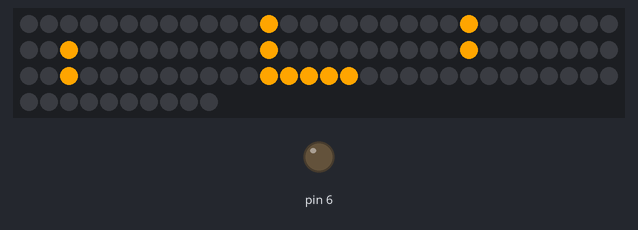
The sketch below on a simulated Arduino Uno, built with avr-gcc and run on an emulated ATmega328P. Parts: 100 RGB LEDs in strip order, left to right, continuing on the next row, output pins drawn as LEDs (lit = HIGH). Dim RGB values are drawn brighter than linear; random numbers use the default seed unless the sketch sets one.

Above: at 1.6 s.
At 10.7 s:
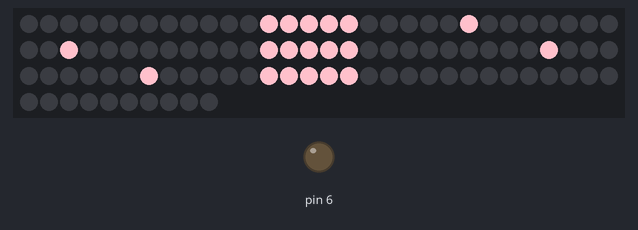
At 23.3 s:
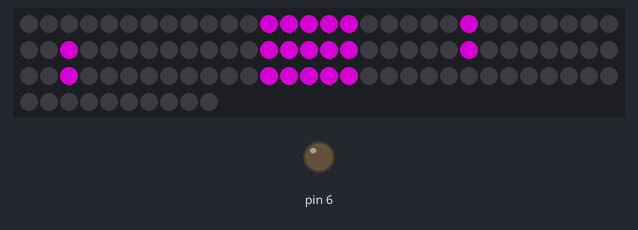
At 30.45 s:
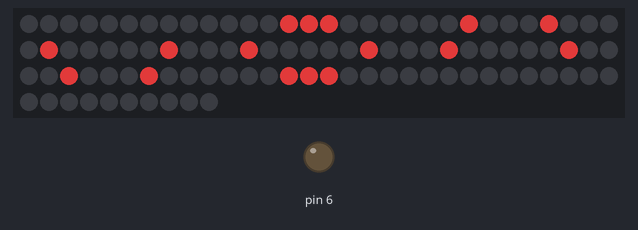
At 35.9 s:
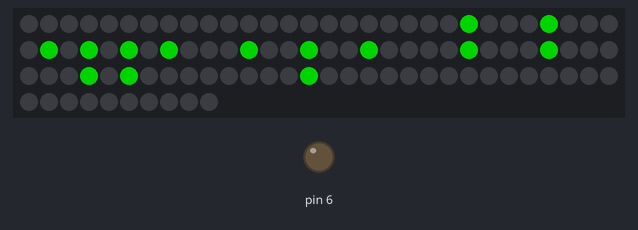
At 39.69 s:
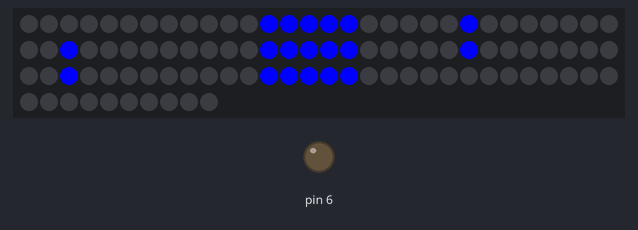

The sketch:

Marquee.ino
```cpp
#include <FastLED.h>

// 定義LED燈带的数據腳位、LED数量和顏色類型
#define DATA_PIN 3
#define BUTTON1 10
#define BUTTON2 11
#define BUTTON3 9
#define BUTTON4 10
#define LED_COUNT 100
#define LED_TYPE WS2812B
#define micPin A0  // 小麥克風連接到模擬輸入A0引腳

// 定義FastLED對象
CRGB leds[LED_COUNT];

void setup() {
  // 初始化FastLED庫
  FastLED.addLeds<LED_TYPE, DATA_PIN, GRB>(leds, LED_COUNT);
  Serial.begin(9600);  // 初始化串口通信
  pinMode(6, OUTPUT);
  pinMode(BUTTON1, INPUT);
  pinMode(BUTTON2, INPUT);
  pinMode(BUTTON3, INPUT);
  pinMode(BUTTON4, INPUT);
}

int c1;

void loop() {
  // put your main code here, to run repeatedly:

    int Zero[10][10] =
  {{0,0,0,0,0,0,0,0,0,0}
  ,{0,0,1,1,1,1,1,0,0,0}
  ,{0,0,1,0,0,0,1,0,0,0}
  ,{0,0,1,0,0,0,1,0,0,0}
  ,{0,0,1,0,0,0,1,0,0,0}
  ,{0,0,1,0,0,0,1,0,0,0}
  ,{0,0,1,0,0,0,1,0,0,0}
  ,{0,0,1,1,1,1,1,0,0,0}
  ,{0,0,0,0,0,0,0,0,0,0}
  ,{0,0,0,0,0,0,0,0,0,0}
  };

  int One[10][10] =
  {{0,0,0,0,0,0,0,0,0,0}
  ,{0,0,0,1,1,0,0,0,0,0}
  ,{0,0,0,0,1,0,0,0,0,0}
  ,{0,0,0,0,1,0,0,0,0,0}
  ,{0,0,0,0,1,0,0,0,0,0}
  ,{0,0,0,0,1,0,0,0,0,0}
  ,{0,0,0,0,1,0,0,0,0,0}
  ,{0,0,0,0,1,0,0,0,0,0}
  ,{0,0,0,0,0,0,0,0,0,0}
  ,{0,0,0,0,0,0,0,0,0,0}
  };

  int Two[10][10] =
  {{0,0,0,0,0,0,0,0,0,0}
  ,{0,0,1,1,1,1,1,0,0,0}
  ,{0,0,0,0,0,0,1,0,0,0}
  ,{0,0,0,0,0,0,1,0,0,0}
  ,{0,0,1,1,1,1,1,0,0,0}
  ,{0,0,1,0,0,0,0,0,0,0}
  ,{0,0,1,0,0,0,0,0,0,0}
  ,{0,0,1,1,1,1,1,0,0,0}
  ,{0,0,0,0,0,0,0,0,0,0}
  ,{0,0,0,0,0,0,0,0,0,0}
  };

  int Three[10][10] =
  {{0,0,0,0,0,0,0,0,0,0}
  ,{0,0,1,1,1,1,1,0,0,0}
  ,{0,0,0,0,0,0,1,0,0,0}
  ,{0,0,0,0,0,0,1,0,0,0}
  ,{0,0,1,1,1,1,1,0,0,0}
  ,{0,0,0,0,0,0,1,0,0,0}
  ,{0,0,0,0,0,0,1,0,0,0}
  ,{0,0,1,1,1,1,1,0,0,0}
  ,{0,0,0,0,0,0,0,0,0,0}
  ,{0,0,0,0,0,0,0,0,0,0}
  };

  int Four[10][10] =
  {{0,0,0,0,0,0,0,0,0,0}
  ,{0,0,1,0,0,0,1,0,0,0}
  ,{0,0,1,0,0,0,1,0,0,0}
  ,{0,0,1,0,0,0,1,0,0,0}
  ,{0,0,1,1,1,1,1,0,0,0}
  ,{0,0,0,0,0,0,1,0,0,0}
  ,{0,0,0,0,0,0,1,0,0,0}
  ,{0,0,0,0,0,0,1,0,0,0}
  ,{0,0,0,0,0,0,0,0,0,0}
  ,{0,0,0,0,0,0,0,0,0,0}
  };

  int Five[10][10] =
  {{0,0,0,0,0,0,0,0,0,0}
  ,{0,0,1,1,1,1,1,0,0,0}
  ,{0,0,1,0,0,0,0,0,0,0}
  ,{0,0,1,0,0,0,0,0,0,0}
  ,{0,0,1,1,1,1,1,0,0,0}
  ,{0,0,0,0,0,0,1,0,0,0}
  ,{0,0,0,0,0,0,1,0,0,0}
  ,{0,0,1,1,1,1,1,0,0,0}
  ,{0,0,0,0,0,0,0,0,0,0}
  ,{0,0,0,0,0,0,0,0,0,0}
  };

  int Six[10][10] =
  {{0,0,0,0,0,0,0,0,0,0}
  ,{0,0,1,1,1,1,1,0,0,0}
  ,{0,0,1,0,0,0,0,0,0,0}
  ,{0,0,1,0,0,0,0,0,0,0}
  ,{0,0,1,1,1,1,1,0,0,0}
  ,{0,0,1,0,0,0,1,0,0,0}
  ,{0,0,1,0,0,0,1,0,0,0}
  ,{0,0,1,1,1,1,1,0,0,0}
  ,{0,0,0,0,0,0,0,0,0,0}
  ,{0,0,0,0,0,0,0,0,0,0}
  };

  int Seven[10][10] =
  {{0,0,0,0,0,0,0,0,0,0}
  ,{0,0,1,1,1,1,1,0,0,0}
  ,{0,0,0,0,0,0,1,0,0,0}
  ,{0,0,0,0,0,0,1,0,0,0}
  ,{0,0,0,0,0,0,1,0,0,0}
  ,{0,0,0,0,0,0,1,0,0,0}
  ,{0,0,0,0,0,0,1,0,0,0}
  ,{0,0,0,0,0,0,1,0,0,0}
  ,{0,0,0,0,0,0,0,0,0,0}
  ,{0,0,0,0,0,0,0,0,0,0}
  };

  int Eight[10][10] =
  {{0,0,0,0,0,0,0,0,0,0}
  ,{0,0,1,1,1,1,1,0,0,0}
  ,{0,0,1,0,0,0,1,0,0,0}
  ,{0,0,1,0,0,0,1,0,0,0}
  ,{0,0,1,1,1,1,1,0,0,0}
  ,{0,0,1,0,0,0,1,0,0,0}
  ,{0,0,1,0,0,0,1,0,0,0}
  ,{0,0,1,1,1,1,1,0,0,0}
  ,{0,0,0,0,0,0,0,0,0,0}
  ,{0,0,0,0,0,0,0,0,0,0}
  };

  int Nine[10][10] =
  {{0,0,0,0,0,0,0,0,0,0}
  ,{0,0,1,1,1,1,1,0,0,0}
  ,{0,0,1,0,0,0,1,0,0,0}
  ,{0,0,1,0,0,0,1,0,0,0}
  ,{0,0,1,1,1,1,1,0,0,0}
  ,{0,0,0,0,0,0,1,0,0,0}
  ,{0,0,0,0,0,0,1,0,0,0}
  ,{0,0,1,1,1,1,1,0,0,0}
  ,{0,0,0,0,0,0,0,0,0,0}
  ,{0,0,0,0,0,0,0,0,0,0}
  };

  int A[10][10] =
  {{0,0,0,0,0,0,0,0,0,0}
  ,{0,0,0,1,1,1,0,0,0,0}
  ,{0,0,1,0,0,0,1,0,0,0}
  ,{0,0,1,0,0,0,1,0,0,0}
  ,{0,0,1,1,1,1,1,0,0,0}
  ,{0,0,1,0,0,0,1,0,0,0}
  ,{0,0,1,0,0,0,1,0,0,0}
  ,{0,0,1,0,0,0,1,0,0,0}
  ,{0,0,0,0,0,0,0,0,0,0}
  ,{0,0,0,0,0,0,0,0,0,0}
  };

  int B[10][10] =
  {{0,0,0,0,0,0,0,0,0,0}
  ,{0,0,1,1,1,1,1,0,0,0}
  ,{0,0,1,0,0,0,1,0,0,0}
  ,{0,0,1,0,0,0,1,0,0,0}
  ,{0,0,1,1,1,1,0,0,0,0}
  ,{0,0,1,0,0,0,1,0,0,0}
  ,{0,0,1,0,0,0,1,0,0,0}
  ,{0,0,1,1,1,1,1,0,0,0}
  ,{0,0,0,0,0,0,0,0,0,0}
  ,{0,0,0,0,0,0,0,0,0,0}
  };

  int C[10][10] =
  {{0,0,0,0,0,0,0,0,0,0}
  ,{0,0,0,1,1,1,0,0,0,0}
  ,{0,0,1,0,0,0,1,0,0,0}
  ,{0,0,1,0,0,0,0,0,0,0}
  ,{0,0,1,0,0,0,0,0,0,0}
  ,{0,0,1,0,0,0,0,0,0,0}
  ,{0,0,1,0,0,0,1,0,0,0}
  ,{0,0,0,1,1,1,0,0,0,0}
  ,{0,0,0,0,0,0,0,0,0,0}
  ,{0,0,0,0,0,0,0,0,0,0}
  };

  int D[10][10] =
  {{0,0,0,0,0,0,0,0,0,0}
  ,{0,0,1,1,1,1,0,0,0,0}
  ,{0,0,1,0,0,0,1,0,0,0}
  ,{0,0,1,0,0,0,1,0,0,0}
  ,{0,0,1,0,0,0,1,0,0,0}
  ,{0,0,1,0,0,0,1,0,0,0}
  ,{0,0,1,0,0,0,1,0,0,0}
  ,{0,0,1,1,1,1,0,0,0,0}
  ,{0,0,0,0,0,0,0,0,0,0}
  ,{0,0,0,0,0,0,0,0,0,0}
  };

  int E[10][10] =
  {{0,0,0,0,0,0,0,0,0,0}
  ,{0,0,1,1,1,1,1,0,0,0}
  ,{0,0,1,0,0,0,0,0,0,0}
  ,{0,0,1,0,0,0,0,0,0,0}
  ,{0,0,1,1,1,1,1,0,0,0}
  ,{0,0,1,0,0,0,0,0,0,0}
  ,{0,0,1,0,0,0,0,0,0,0}
  ,{0,0,1,1,1,1,1,0,0,0}
  ,{0,0,0,0,0,0,0,0,0,0}
  ,{0,0,0,0,0,0,0,0,0,0}
  };

  int F[10][10] =
  {{0,0,0,0,0,0,0,0,0,0}
  ,{0,0,1,1,1,1,1,0,0,0}
  ,{0,0,1,0,0,0,0,0,0,0}
  ,{0,0,1,0,0,0,0,0,0,0}
  ,{0,0,1,1,1,1,1,0,0,0}
  ,{0,0,1,0,0,0,0,0,0,0}
  ,{0,0,1,0,0,0,0,0,0,0}
  ,{0,0,1,0,0,0,0,0,0,0}
  ,{0,0,0,0,0,0,0,0,0,0}
  ,{0,0,0,0,0,0,0,0,0,0}
  };

  int G[10][10] =
  {{0,0,0,0,0,0,0,0,0,0}
  ,{0,0,0,1,1,1,0,0,0,0}
  ,{0,0,1,0,0,0,1,0,0,0}
  ,{0,0,1,0,0,0,0,0,0,0}
  ,{0,0,1,0,1,1,1,0,0,0}
  ,{0,0,1,0,0,0,1,0,0,0}
  ,{0,0,1,0,0,0,1,0,0,0}
  ,{0,0,0,1,1,1,0,0,0,0}
  ,{0,0,0,0,0,0,0,0,0,0}
  ,{0,0,0,0,0,0,0,0,0,0}
  };

  int H[10][10] =
  {{0,0,0,0,0,0,0,0,0,0}
  ,{0,0,1,0,0,0,1,0,0,0}
  ,{0,0,1,0,0,0,1,0,0,0}
  ,{0,0,1,0,0,0,1,0,0,0}
  ,{0,0,1,1,1,1,1,0,0,0}
  ,{0,0,1,0,0,0,1,0,0,0}
  ,{0,0,1,0,0,0,1,0,0,0}
  ,{0,0,1,0,0,0,1,0,0,0}
  ,{0,0,0,0,0,0,0,0,0,0}
  ,{0,0,0,0,0,0,0,0,0,0}
  };

  int I[10][10] =
  {{0,0,0,0,0,0,0,0,0,0}
  ,{0,0,0,1,1,1,0,0,0,0}
  ,{0,0,0,0,1,0,0,0,0,0}
  ,{0,0,0,0,1,0,0,0,0,0}
  ,{0,0,0,0,1,0,0,0,0,0}
  ,{0,0,0,0,1,0,0,0,0,0}
  ,{0,0,0,0,1,0,0,0,0,0}
  ,{0,0,0,1,1,1,0,0,0,0}
  ,{0,0,0,0,0,0,0,0,0,0}
  ,{0,0,0,0,0,0,0,0,0,0}
  };

  int J[10][10] =
  {{0,0,0,0,0,0,0,0,0,0}
  ,{0,0,0,1,1,1,0,0,0,0}
  ,{0,0,0,0,1,0,0,0,0,0}
  ,{0,0,0,0,1,0,0,0,0,0}
  ,{0,0,0,0,1,0,0,0,0,0}
  ,{0,0,0,0,1,0,0,0,0,0}
  ,{0,0,1,0,1,0,0,0,0,0}
  ,{0,0,0,1,1,0,0,0,0,0}
  ,{0,0,0,0,0,0,0,0,0,0}
  ,{0,0,0,0,0,0,0,0,0,0}
  };

  int K[10][10] =
  {{0,0,0,0,0,0,0,0,0,0}
  ,{0,0,1,0,0,0,1,0,0,0}
  ,{0,0,1,0,0,1,0,0,0,0}
  ,{0,0,1,0,1,0,0,0,0,0}
  ,{0,0,1,1,0,1,0,0,0,0}
  ,{0,0,1,0,1,0,0,0,0,0}
  ,{0,0,1,0,0,1,0,0,0,0}
  ,{0,0,1,0,0,0,1,0,0,0}
  ,{0,0,0,0,0,0,0,0,0,0}
  ,{0,0,0,0,0,0,0,0,0,0}
  };

  int L[10][10] =
  {{0,0,0,0,0,0,0,0,0,0}
  ,{0,0,1,0,0,0,0,0,0,0}
  ,{0,0,1,0,0,0,0,0,0,0}
  ,{0,0,1,0,0,0,0,0,0,0}
  ,{0,0,1,0,0,0,0,0,0,0}
  ,{0,0,1,0,0,0,0,0,0,0}
  ,{0,0,1,0,0,0,0,0,0,0}
  ,{0,0,1,1,1,1,1,0,0,0}
  ,{0,0,0,0,0,0,0,0,0,0}
  ,{0,0,0,0,0,0,0,0,0,0}
  };

  int M[10][10] =
  {{0,0,0,0,0,0,0,0,0,0}
  ,{0,1,0,0,0,0,0,1,0,0}
  ,{0,1,1,0,0,0,1,1,0,0}
  ,{0,1,1,0,0,0,1,1,0,0}
  ,{0,1,0,1,0,1,0,1,0,0}
  ,{0,1,0,1,0,1,0,1,0,0}
  ,{0,1,0,1,0,1,0,1,0,0}
  ,{0,1,0,0,1,0,0,1,0,0}
  ,{0,0,0,0,0,0,0,0,0,0}
  ,{0,0,0,0,0,0,0,0,0,0}
  };

  int N[10][10] =
  {{0,0,0,0,0,0,0,0,0,0}
  ,{0,0,1,0,0,0,1,0,0,0}
  ,{0,0,1,0,0,0,1,0,0,0}
  ,{0,0,1,1,0,0,1,0,0,0}
  ,{0,0,1,0,1,1,1,0,0,0}
  ,{0,0,1,0,0,1,1,0,0,0}
  ,{0,0,1,0,0,0,1,0,0,0}
  ,{0,0,1,0,0,0,1,0,0,0}
  ,{0,0,0,0,0,0,0,0,0,0}
  ,{0,0,0,0,0,0,0,0,0,0}
  };

  int O[10][10] =
  {{0,0,0,0,0,0,0,0,0,0}
  ,{0,0,0,1,1,1,0,0,0,0}
  ,{0,0,1,0,0,0,1,0,0,0}
  ,{0,1,0,0,0,0,0,1,0,0}
  ,{0,1,0,0,0,0,0,1,0,0}
  ,{0,1,0,0,0,0,0,1,0,0}
  ,{0,0,1,0,0,0,1,0,0,0}
  ,{0,0,0,1,1,1,0,0,0,0}
  ,{0,0,0,0,0,0,0,0,0,0}
  ,{0,0,0,0,0,0,0,0,0,0}
  };

  int P[10][10] =
  {{0,0,0,0,0,0,0,0,0,0}
  ,{0,0,1,1,1,1,0,0,0,0}
  ,{0,0,1,0,0,0,1,0,0,0}
  ,{0,0,1,0,0,0,1,0,0,0}
  ,{0,0,1,1,1,1,0,0,0,0}
  ,{0,0,1,0,0,0,0,0,0,0}
  ,{0,0,1,0,0,0,0,0,0,0}
  ,{0,0,1,0,0,0,0,0,0,0}
  ,{0,0,0,0,0,0,0,0,0,0}
  ,{0,0,0,0,0,0,0,0,0,0}
  };

  int Q[10][10] =
  {{0,0,0,0,0,0,0,0,0,0}
  ,{0,0,1,1,1,1,1,1,0,0}
  ,{0,0,1,0,0,0,0,1,0,0}
  ,{0,0,1,0,0,0,0,1,0,0}
  ,{0,0,1,0,1,0,0,1,0,0}
  ,{0,0,1,0,1,0,0,1,0,0}
  ,{0,0,1,1,1,1,1,1,0,0}
  ,{0,0,0,0,0,1,0,0,0,0}
  ,{0,0,0,0,0,0,1,1,0,0}
  ,{0,0,0,0,0,0,0,0,0,0}
  };

  int R[10][10] =
  {{0,0,0,0,0,0,0,0,0,0}
  ,{0,0,1,1,1,1,1,0,0,0}
  ,{0,0,1,0,0,0,1,0,0,0}
  ,{0,0,1,0,0,0,1,0,0,0}
  ,{0,0,1,1,1,1,1,0,0,0}
  ,{0,0,1,0,0,1,0,0,0,0}
  ,{0,0,1,0,0,0,1,0,0,0}
  ,{0,0,1,0,0,0,1,0,0,0}
  ,{0,0,0,0,0,0,0,0,0,0}
  ,{0,0,0,0,0,0,0,0,0,0}
  };

  int S[10][10] =
  {{0,0,0,0,0,0,0,0,0,0}
  ,{0,0,1,1,1,1,1,0,0,0}
  ,{0,0,1,0,0,0,0,0,0,0}
  ,{0,0,1,0,0,0,0,0,0,0}
  ,{0,0,1,1,1,1,1,0,0,0}
  ,{0,0,0,0,0,0,1,0,0,0}
  ,{0,0,0,0,0,0,1,0,0,0}
  ,{0,0,1,1,1,1,1,0,0,0}
  ,{0,0,0,0,0,0,0,0,0,0}
  ,{0,0,0,0,0,0,0,0,0,0}
  };

  int T[10][10] =
  {{0,0,0,0,0,0,0,0,0,0}
  ,{0,0,1,1,1,1,1,0,0,0}
  ,{0,0,0,0,1,0,0,0,0,0}
  ,{0,0,0,0,1,0,0,0,0,0}
  ,{0,0,0,0,1,0,0,0,0,0}
  ,{0,0,0,0,1,0,0,0,0,0}
  ,{0,0,0,0,1,0,0,0,0,0}
  ,{0,0,0,0,1,0,0,0,0,0}
  ,{0,0,0,0,0,0,0,0,0,0}
  ,{0,0,0,0,0,0,0,0,0,0}
  };

  int U[10][10] =
  {{0,0,0,0,0,0,0,0,0,0}
  ,{0,0,1,0,0,0,1,0,0,0}
  ,{0,0,1,0,0,0,1,0,0,0}
  ,{0,0,1,0,0,0,1,0,0,0}
  ,{0,0,1,0,0,0,1,0,0,0}
  ,{0,0,1,0,0,0,1,0,0,0}
  ,{0,0,1,0,0,0,1,0,0,0}
  ,{0,0,1,1,1,1,1,0,0,0}
  ,{0,0,0,0,0,0,0,0,0,0}
  ,{0,0,0,0,0,0,0,0,0,0}
  };

  int V[10][10] =
  {{0,0,0,0,0,0,0,0,0,0}
  ,{0,0,1,0,0,0,1,0,0,0}
  ,{0,0,1,0,0,0,1,0,0,0}
  ,{0,0,1,0,0,0,1,0,0,0}
  ,{0,0,1,0,0,0,1,0,0,0}
  ,{0,0,0,1,0,1,0,0,0,0}
  ,{0,0,0,1,0,1,0,0,0,0}
  ,{0,0,0,0,1,0,0,0,0,0}
  ,{0,0,0,0,0,0,0,0,0,0}
  ,{0,0,0,0,0,0,0,0,0,0}
  };

  int W[10][10] =
  {{0,0,0,0,0,0,0,0,0,0}
  ,{0,1,0,0,0,0,0,1,0,0}
  ,{0,1,0,0,0,0,0,1,0,0}
  ,{0,1,0,0,0,0,0,1,0,0}
  ,{0,1,0,0,1,0,0,1,0,0}
  ,{0,1,0,1,0,1,0,1,0,0}
  ,{0,1,0,1,0,1,0,1,0,0}
  ,{0,0,1,0,0,0,1,0,0,0}
  ,{0,0,0,0,0,0,0,0,0,0}
  ,{0,0,0,0,0,0,0,0,0,0}
  };

  int X[10][10] =
  {{0,0,0,0,0,0,0,0,0,0}
  ,{0,0,1,0,0,0,1,0,0,0}
  ,{0,0,1,0,0,0,1,0,0,0}
  ,{0,0,0,1,0,1,0,0,0,0}
  ,{0,0,0,0,1,0,0,0,0,0}
  ,{0,0,0,1,0,1,0,0,0,0}
  ,{0,0,1,0,0,0,1,0,0,0}
  ,{0,0,1,0,0,0,1,0,0,0}
  ,{0,0,0,0,0,0,0,0,0,0}
  ,{0,0,0,0,0,0,0,0,0,0}
  };

   int Y[10][10] =
  {{0,0,0,0,0,0,0,0,0,0}
  ,{0,0,1,0,0,0,1,0,0,0}
  ,{0,0,1,0,0,0,1,0,0,0}
  ,{0,0,0,1,0,1,0,0,0,0}
  ,{0,0,0,0,1,0,0,0,0,0}
  ,{0,0,0,0,1,0,0,0,0,0}
  ,{0,0,0,0,1,0,0,0,0,0}
  ,{0,0,0,0,1,0,0,0,0,0}
  ,{0,0,0,0,0,0,0,0,0,0}
  ,{0,0,0,0,0,0,0,0,0,0}
  };

  int Z[10][10] =
  {{0,0,0,0,0,0,0,0,0,0}
  ,{0,0,1,1,1,1,1,0,0,0}
  ,{0,0,0,0,0,0,1,0,0,0}
  ,{0,0,0,0,0,1,0,0,0,0}
  ,{0,0,0,0,1,0,0,0,0,0}
  ,{0,0,0,1,0,0,0,0,0,0}
  ,{0,0,1,0,0,0,0,0,0,0}
  ,{0,0,1,1,1,1,1,0,0,0}
  ,{0,0,0,0,0,0,0,0,0,0}
  ,{0,0,0,0,0,0,0,0,0,0}
  };

  int Heart[10][10] =
  {{0,0,0,0,0,0,0,0,0,0}
  ,{0,0,0,0,0,0,0,0,0,0}
  ,{0,0,1,0,0,0,1,0,0,0}
  ,{0,1,0,1,0,1,0,1,0,0}
  ,{0,1,0,0,1,0,0,1,0,0}
  ,{0,0,1,0,0,0,1,0,0,0}
  ,{0,0,0,1,0,1,0,0,0,0}
  ,{0,0,0,0,1,0,0,0,0,0}
  ,{0,0,0,0,0,0,0,0,0,0}
  ,{0,0,0,0,0,0,0,0,0,0}
  };

  c1 = random()%10+1;
  int s = random()%1000;
  printled(L);
  delay(s);
  printled(O);
  delay(s);
  printled(V);
  delay(s);
  printled(E);
  delay(s);
  printled(S);
  delay(s);
  printled(Heart);
  delay(s);
}

void printled(int Screen[10][10]) //螢幕顯示(arduino要改成控制LED)
{
  int i, j;
  for(i=0; i<10; i++){
    for(j=0; j<10; j++){
      int a;
      a = Screen[i][j];
      if(a == 1) a=c1;
      switch(a){
        case 0:
          leds[10*i+j] = CRGB::Black;
          break;
        case 1:
          leds[10*i+j] = CRGB::Green;
          break;
        case 2:
          leds[10*i+j] = CRGB::Red;
          break;
        case 3:
          leds[10*i+j] = CRGB::Yellow;
          break;
        case 4:
          leds[10*i+j] = CRGB::Orange;
          break;
        case 5:
          leds[10*i+j] = CRGB::Pink;
          break;
        case 6:
          leds[10*i+j] = CRGB::Gray;
          break;
        case 7:
          leds[10*i+j] = CRGB::Blue;
          break;
        case 8:
          leds[10*i+j] = CRGB::Purple;
          break;
        case 9:
          leds[10*i+j] = CRGB::White;
          break;
        case 10:
          leds[10*i+j] = CRGB::Brown;
          break;
      }
    }
  }
  FastLED.show();
}
```

Measured:
- what the display in image 0 shows lasts 0.7 s, from 1.5 s to 2.2 s
- what the display in image 1 shows lasts 0.9 s, from 10.7 s to 11.6 s
